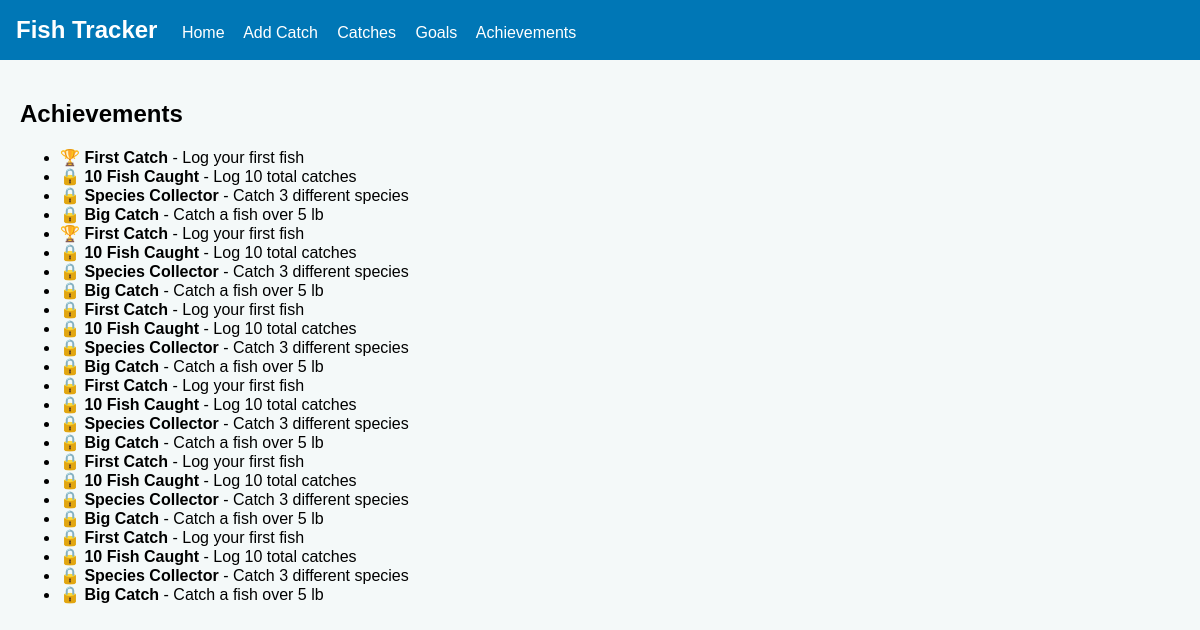
The app's page /achievements, older data.
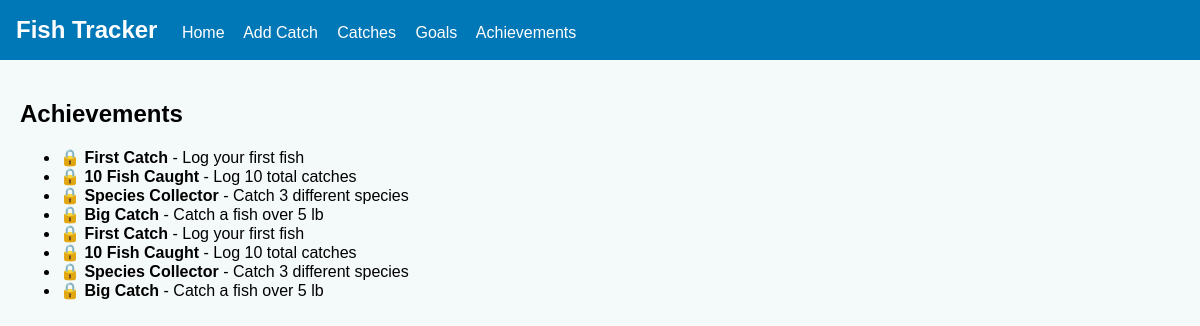
The same page, newer data.
### tables this page shows
CREATE TABLE achievements (
            id INTEGER PRIMARY KEY AUTOINCREMENT,
            name TEXT NOT NULL,
            description TEXT,
            unlocked INTEGER DEFAULT 0
        );

### app.py (the view)
@app.route("/achievements")
def achievements():
    conn = get_db_connection()
    all_achievements = conn.execute("SELECT * FROM achievements").fetchall()
    conn.close()
    return render_template("achievements.html", achievements=all_achievements)

### app.py (called while the page is built)
def get_db_connection():
    conn = sqlite3.connect(DB_NAME)
    conn.row_factory = sqlite3.Row
    return conn

### templates/achievements.html
{% extends "base.html" %}
{% block content %}
<h2>Achievements</h2>
<ul>
    {% for achievement in achievements %}
        <li>
            {% if achievement.unlocked %}
                🏆
            {% else %}
                🔒
            {% endif %}
            <strong>{{ achievement.name }}</strong> - {{ achievement.description }}
        </li>
    {% endfor %}
</ul>
{% endblock %}

### templates/base.html (shortened to what this page needs)
<!DOCTYPE html>
<html lang="en">
<head>
    <link rel="stylesheet" href="{{ url_for('static', filename='style.css') }}">
</head>
<body>
    <nav>
        <h1>Fish Tracker</h1>
        <a href="{{ url_for('index') }}">Home</a>
        <a href="{{ url_for('add_catch') }}">Add Catch</a>
        <a href="{{ url_for('catches') }}">Catches</a>
        <a href="{{ url_for('goals') }}">Goals</a>
        <a href="{{ url_for('achievements') }}">Achievements</a>
    </nav>
    <main>
        {% block content %}{% endblock %}
    </main>
</body>
</html>

### static/style.css (style rules this page uses)
body { font-family: Arial, sans-serif; margin: 0; background: #f4f9f9; }
nav { background: #0077b6; color: white; padding: 1rem; }
nav h1 { display: inline; margin-right: 20px; }
nav a { color: white; margin-right: 15px; text-decoration: none; }
main { padding: 20px; }

Row changes from the older to the newer data that the page shows:
removed achievements: name "First Catch", description "Log your first fish"
removed achievements: name "10 Fish Caught", description "Log 10 total catches"
removed achievements: name "Species Collector", description "Catch 3 different species"
removed achievements: name "Big Catch", description "Catch a fish over 5 lb"
removed achievements: name "First Catch", description "Log your first fish"
removed achievements: name "10 Fish Caught", description "Log 10 total catches"
removed achievements: name "Species Collector", description "Catch 3 different species"
removed achievements: name "Big Catch", description "Catch a fish over 5 lb"
removed achievements: name "First Catch", description "Log your first fish"
removed achievements: name "10 Fish Caught", description "Log 10 total catches"
removed achievements: name "Species Collector", description "Catch 3 different species"
removed achievements: name "Big Catch", description "Catch a fish over 5 lb"
removed achievements: name "First Catch", description "Log your first fish"
removed achievements: name "10 Fish Caught", description "Log 10 total catches"
removed achievements: name "Species Collector", description "Catch 3 different species"
removed achievements: name "Big Catch", description "Catch a fish over 5 lb"
changed achievements (number 1 of 8 on the later page): unlocked "🏆" → "🔒"
changed achievements (number 5 of 8 on the later page): unlocked "🏆" → "🔒"
